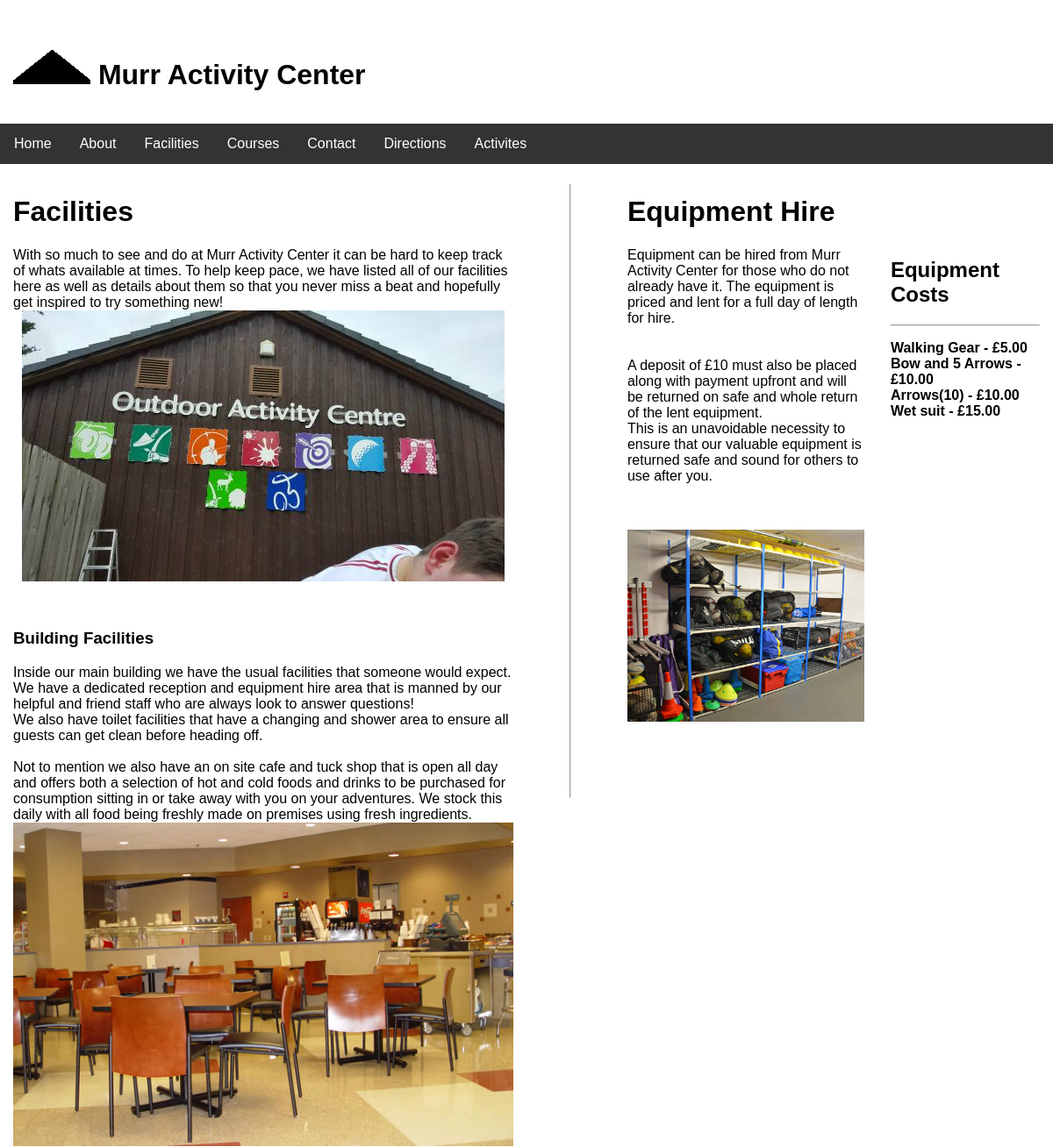
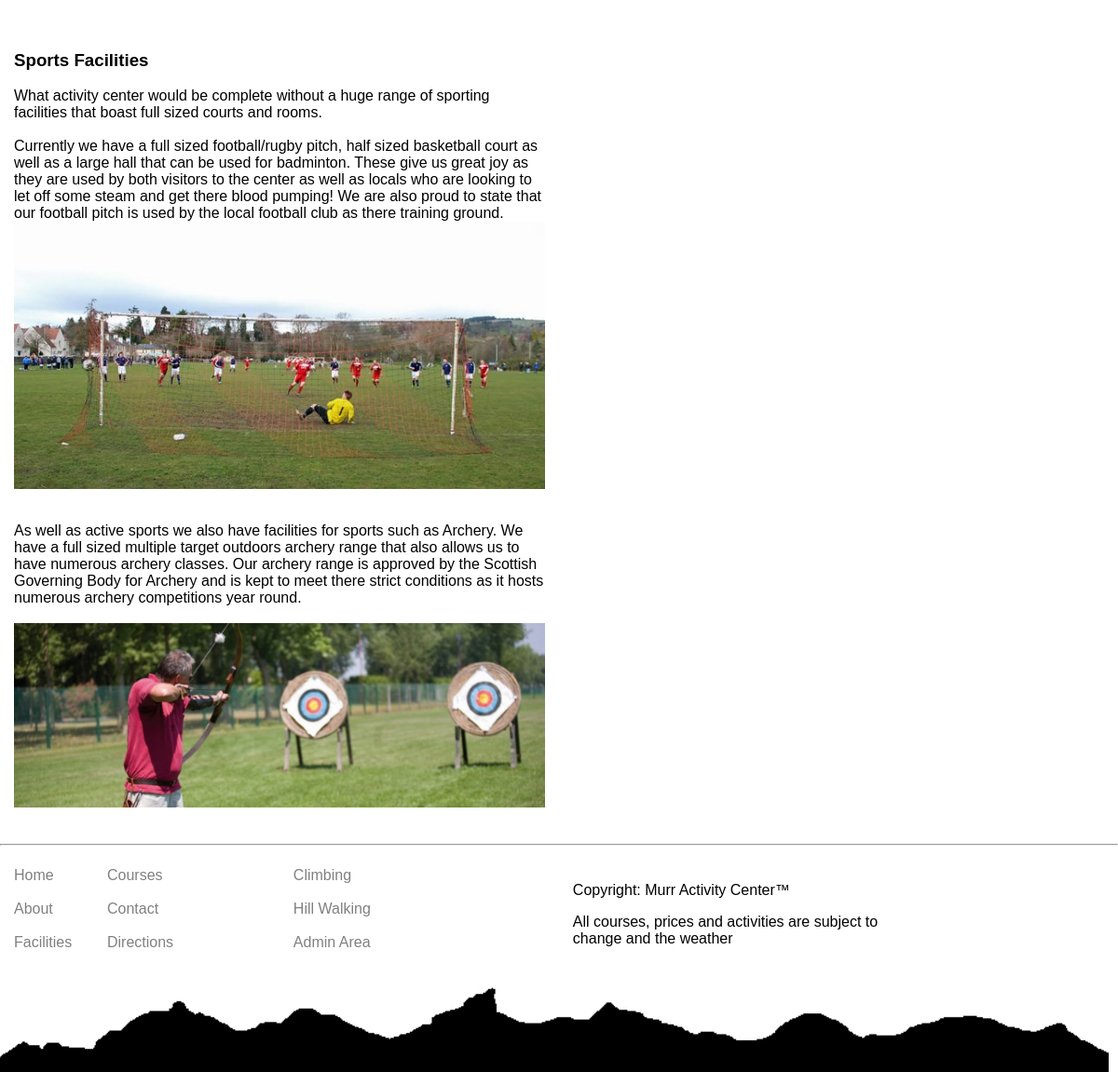
Screenshot of /facilities.php with the database file from the repository (2 pictures, top to bottom).
### tables this page shows
CREATE TABLE `equipment` (
  `id` int(6) NOT NULL,
  `Name` varchar(255) NOT NULL,
  `cost` float(50,2) NOT NULL
);

### php/equipmentList.php (called while the page is built, shortened)
<?php
$servername = "localhost";
$dbname = "activity";
try {
$conn = new PDO("mysql:host=$servername;dbname=$dbname", DB_USER, DB_PASS);
$conn->setAttribute(PDO::ATTR_ERRMODE, PDO::ERRMODE_EXCEPTION);
}
catch(PDOException $e)
{
echo "Connection failed: " . $e->getMessage();
}
$query=$conn->prepare("SELECT * FROM equipment");
$query->execute();
$results=$query->fetchAll(PDO::FETCH_ASSOC);
?>

### facilities.php (the view, shortened to what this page needs)
<?php include "includes/pageHead.php" ?>
<?php include "includes/pageNav.php" ?>
<?php include 'php/equipmentList.php';?>
<div class="col-6">
<h1>Facilities</h1>
<p>
With so much to see and do at Murr Activity Center it can be hard to keep track of whats available at times.
To help keep pace, we have listed all of our facilities here as well as details about them so that you never miss a beat
and hopefully get inspired to try something new!
  <img class="imgCentered" src="images/activityCenter.jpg"/>
<h3>Building Facilities</h3>
Inside our main building we have the usual facilities that someone would expect. We have a dedicated reception and equipment hire area
that is manned by our helpful and friend staff who are always look to answer questions!</br> We also have toilet facilities that have a changing and shower area
to ensure all guests can get clean before heading off. </br></br>
Not to mention we also have an on site cafe and tuck shop that is open all day and offers both a selection of hot and cold foods and drinks to be purchased for consumption
sitting in or take away with you on your adventures. We stock this daily with all food being freshly made on premises using fresh ingredients.
  <img class="imgCentered" src="images/cafe.jpg"/>
<h3>Sports Facilities</h3>
What activity center would be complete without a huge range of sporting facilities that boast full sized courts and rooms.</br></br>
Currently we have a full sized football/rugby pitch, half sized basketball court as well as a large hall that can be used for badminton. These give us great joy as they are used by both visitors
to the center as well as locals who are looking to let off some steam and get there blood pumping! We are also proud to state that our football pitch is used by the local football club as there
training ground.
  <img class="imgCentered" src="images/football.jpg"/>
As well as active sports we also have facilities for sports such as Archery. We have a full sized multiple target outdoors archery range that also allows us to have numerous archery classes.
Our archery range is approved by the Scottish Governing Body for Archery and is kept to meet there strict conditions as it hosts numerous archery competitions year round.
  <img class="imgCentered" src="images/archery.jpg"/>
</p>
</div>
<div class="col-1">
  <hr class="verticalRule">
</div>
<div class="col-3">
 <h1>Equipment Hire</h1>
 <p>
	Equipment can be hired from Murr Activity Center for those who
	do not already have it. The equipment is priced and lent for a full
	day of length for hire. </br>
	A deposit of £10 must also be placed along with payment upfront and
	will be returned on safe and whole return of the lent equipment. 	</br>This
	is an unavoidable necessity to ensure that our valuable equipment is
	returned safe and sound for others to use after you.
</p>
  <img class="imgCentered" src="images/equipment.jpg"/>
</div>
<div class="col-2">
<h2>Equipment Costs</h2>
<hr>
  <?php
  if($results == null)
{
	echo "<br />";
	echo "<h3>There are currently no equipment to hire </h3>";
}
else{
		foreach ($results as $row) {
		echo "<b>" . $row['Name'] . " - " . "£" . $row['cost'] ."</b></br>" ;
	}
}
  ?>
</div>
<?php include "includes/pageFooter.php" ?>

### includes/pageHead.php (shortened to what this page needs)
<!DOCTYPE HTML>
<html>
<head>
<link href="css/main.css" rel="stylesheet" type="text/css">
</head>
<body>
<div class="header">
   <h1> <img src="images/logo.jpg"/> Murr Activity Center </h1>
</div>
<div class="page-wrap">

### includes/pageNav.php (shortened to what this page needs)
<div class="navbar">
  <a href="index.php">Home</a>
  <a href="about.php">About</a>
  <a href="facilities.php">Facilities</a>
  <a href="courses.php">Courses</a>
  <a href="contact.php">Contact</a>
  <a href="directions.php">Directions</a>
  <div class="dropdown">
    <button class="dropbtn">Activites
    </button>
  </div>
</div>

### includes/pageFooter.php
</div>
<footer class="site-footer">
<hr>
<div class="col-1">
<div class="footernav">
      <a href="index.php">Home</a> </br></br>
	  <a href="about.php">About</a> </br></br>
	  <a href="facilities.php">Facilities</a> </br></br>
</div>
</div>
<div class="col-2">
<div class="footernav">
      <a href="courses.php">Courses</a> </br></br>
	  <a href="contact.php">Contact</a> </br></br>
	  <a href="direction.php">Directions</a> </br></br>
</div>
</div>
<div class="col-3">
<div class="footernav">
      <a href="climbing.php">Climbing</a> </br></br>
	  <a href="hillwalking.php">Hill Walking</a> </br></br>
	  <a href="_aIndex.php">Admin Area</a> </br></br>
</div>
</div>
<div class="col-4">
  <p>Copyright: Murr Activity Center™</p>
<p>All courses, prices and activities are subject to change and the weather</p>
</div>
<img class = "imgStretch" src="images/mountainsSil.jpg">
</footer>
</body>
</html>

### css/main.css (style rules this page uses)
* { box-sizing: border-box; }
[class*="col-"] { float: left; padding: 15px; }
.col-1 { width: 8.33%; }
.col-2 { width: 16.66%; }
.col-3 { width: 25%; }
.col-4 { width: 33.33%; }
.col-6 { width: 50%; }
html { font-family: "Lucida Sans", sans-serif; }
.header { background-color: #white; color: #white; padding: 15px; }
h1 { font-weight: 900; }
.navbar { overflow: hidden; background-color: #333; font-family: Arial; }
.navbar a { float: left; font-size: 16px; color: white; text-align: center; padding: 14px 16px; text-decoration: none; }
.dropdown { float: left; overflow: hidden; }
.dropdown .dropbtn { font-size: 16px; border: none; outline: none; color: white; padding: 14px 16px; background-color: inherit; }
img { max-width: 100%; height: auto; }
.imgCentered { display: block; margin-left: auto; margin-right: auto; }
.imgStretch { width: 100%; height: auto; margin-left: -10px; margin-right: -20px; margin-bottom: -10px; overflow: hidden; }
.footernav a { overflow: hidden; text-decoration: none; font-family: Arial; float: left; font-size: 16px; color: gray; text-align: center; }
html, body { margin:0; padding:0; height:100%; }
.page-wrap { display:table; width: 100%; height: 100%; }
.verticalRule { width: 1px; height: 700px; }

### rows the page displays
equipment: Name "Walking Gear", cost "5.00"
equipment: Name "Bow and 5 Arrows", cost "10.00"
equipment: Name "Arrows(10)", cost "10.00"
equipment: Name "Wet suit", cost "15.00"
